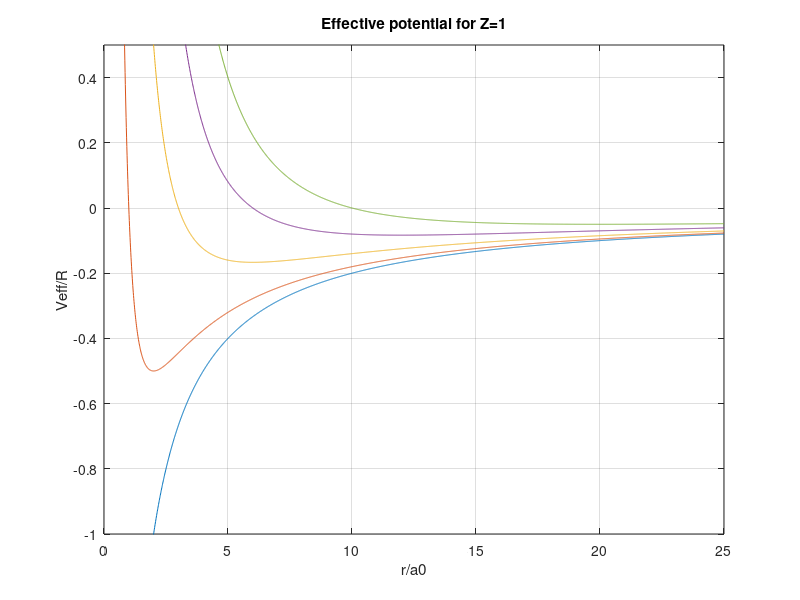

Write MATLAB code to recreate this figure.
%Veff/R against r/a0 for l=0 to 4
l=0:1:4; %l qunatum#
Z=1; %H atom charge
r=0.2:0.01:25; %radius [a0]
i=1;
while i<6
    figure(1)
    V=(l(i)*(l(i)+1)./r.^2-2*Z./r)*1; %a=r/a0, V=Veff/R
    plot(r,V)
    hold on
    i=i+1;
end
xlabel('r/a0')
ylabel('Veff/R')
title('Effective potential for Z=1')
axis([0 25 -1 0.5]) %need only a small part of total plot
grid on
hold off